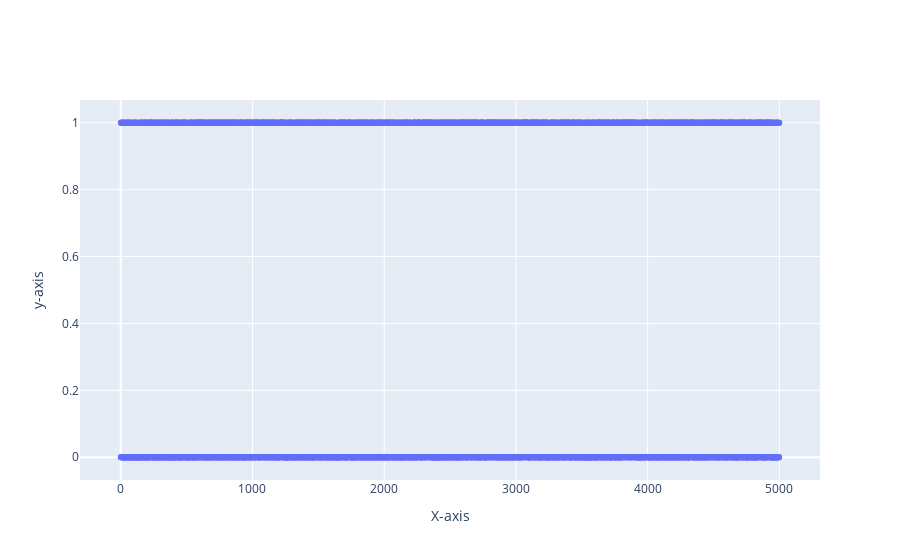

Source (notebook cell):
### Markdown cell above
### Data Loading and Preprocessing

### Code cell
# # Get breast cancer data
# X, y = load_breast_cancer(return_X_y=True)
# x = np.arange(0, y.shape[0])
# pp.plot_data(x, y, x_label="X-axis", y_label="y-axis")

# Generate random data
X, y = make_classification(n_samples=5000, n_features=50, n_classes=2, n_informative=25)
x = np.arange(0, y.shape[0])
pp.plot_data(x, y, x_label="X-axis", y_label="y-axis")

### Figure 1 — Plotly figure (JSON) as saved in the notebook; plotly's stock layout.template omitted (floating-point values rounded to 4 significant figures; data arrays with more than 128 entries replaced by an {"elided": "..."} marker saying what was removed)
{"data": [{"mode": "markers", "name": "", "text": "", "type": "scatter", "x": {"elided": "5000 int values"}, "y": {"elided": "5000 int values"}}], "layout": {"title": {"text": ""}, "xaxis": {"title": {"text": "X-axis"}}, "yaxis": {"title": {"text": "y-axis"}}}}
